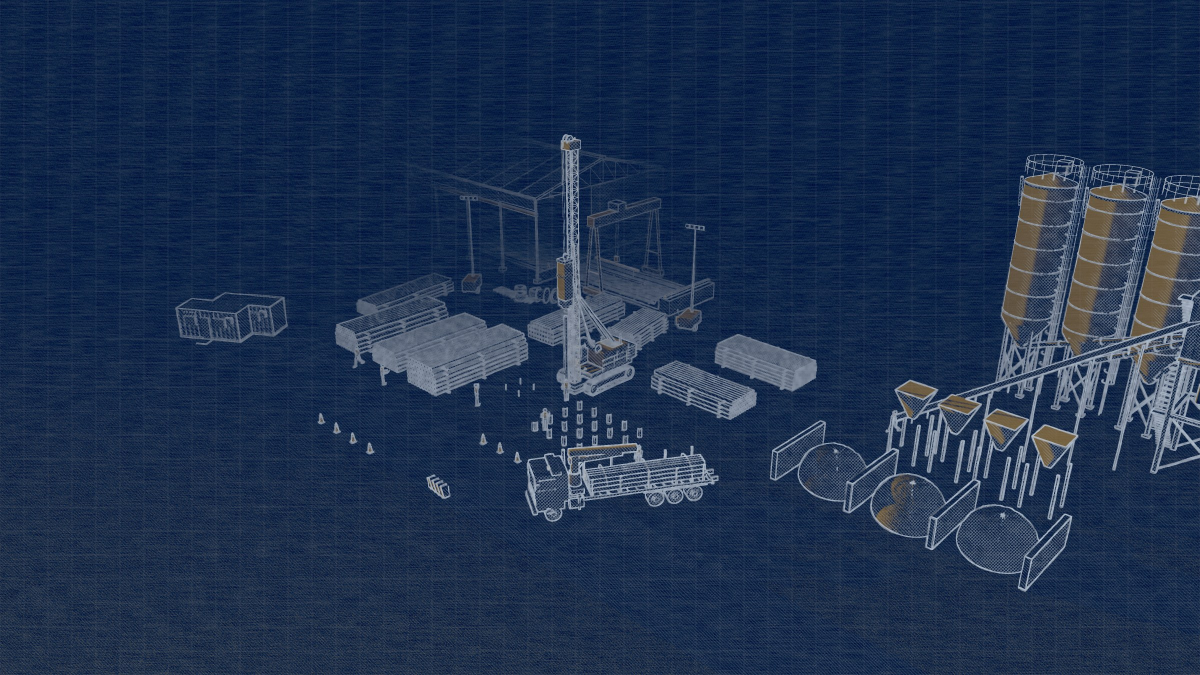
#> input picture assets/img/3d/aerea-blueprint.jpg, 2400 x 1350 px (shown at 1/2 size); its folder holds 4 pictures in this run
$ python webp.py
#> lines starting #> are read from the running program, lines starting #| are printed output that depends on the picture
#!/usr/bin/env python3
"""Converte os renders de assets/img/3d/*.jpg em WebP (1600 px e 900 px) e gera og.jpg.
Os JPGs de origem são apagados depois (regere com tools/render.js se precisar)."""
from pathlib import Path
from PIL import Image

DIR = Path(__file__).resolve().parent.parent / "assets" / "img" / "3d"
for jpg in sorted(DIR.glob("*.jpg")):
    if jpg.name == "og.jpg":
        continue
    im = Image.open(jpg).convert("RGB")
#> im is the input picture: PIL image 2400x1350 RGB; mean R, G, B 30.2, 49, 78.6
    for w, name, q in ((1600, f"{jpg.stem}.webp", 74), (900, f"{jpg.stem}-900.webp", 72)):
        out = im.copy(); out.thumbnail((w, w), Image.LANCZOS)
        out.save(DIR / name, "WEBP", quality=q, method=6)
#> this loop made 2 passes
#> pass 2, `out.save(DIR / name, "WEBP", quality=q, method=6)`:
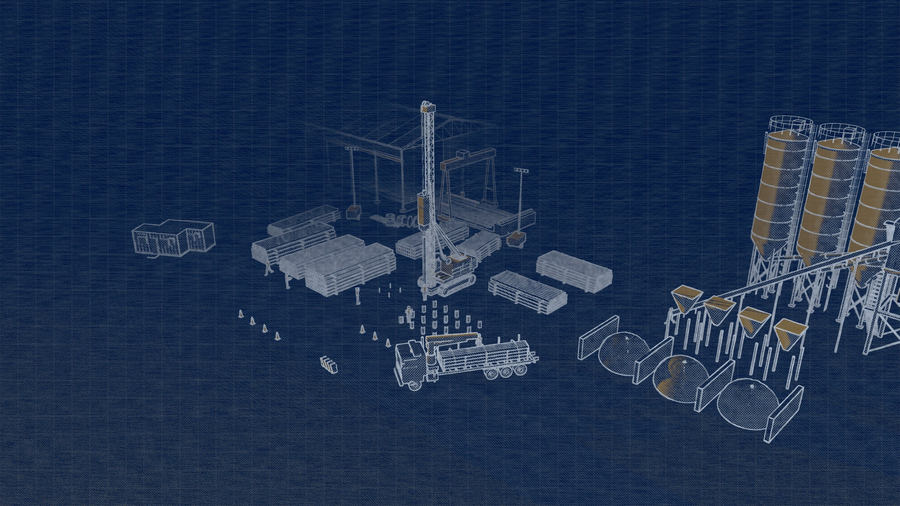
#> saved as aerea-blueprint-900.webp: PIL image 900x506 RGB; mean R, G, B 30.2, 49, 78.6
    if jpg.stem == "hero-blueprint":  # imagem de compartilhamento (redes sociais)
        og = im.copy(); og.thumbnail((1200, 1200), Image.LANCZOS)
        top = (og.height - 630) // 2
        og.crop((0, top, 1200, top + 630)).save(DIR / "og.jpg", "JPEG", quality=80, optimize=True)
    jpg.unlink()
    print("ok", jpg.stem)

$ run again, on assets/img/3d/aerea.jpg
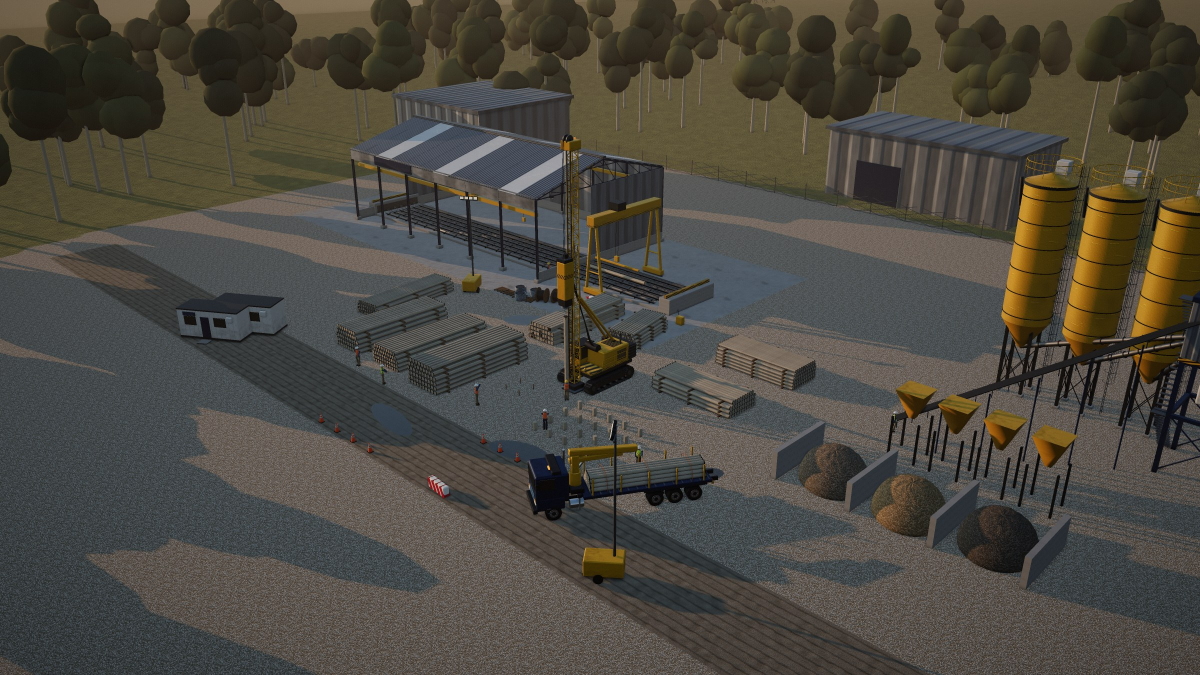
#> input picture assets/img/3d/aerea.jpg, 2400 x 1350 px (shown at 1/2 size)
#> im is the input picture: PIL image 2400x1350 RGB; mean R, G, B 76, 72.3, 63.9
#> the loop `for w, name, q in ((1600, f"{jpg.stem}.webp", 74), (900, f"{jpg.stem}-..` made 2 passes
#> pass 2, `out.save(DIR / name, "WEBP", quality=q, method=6)`:
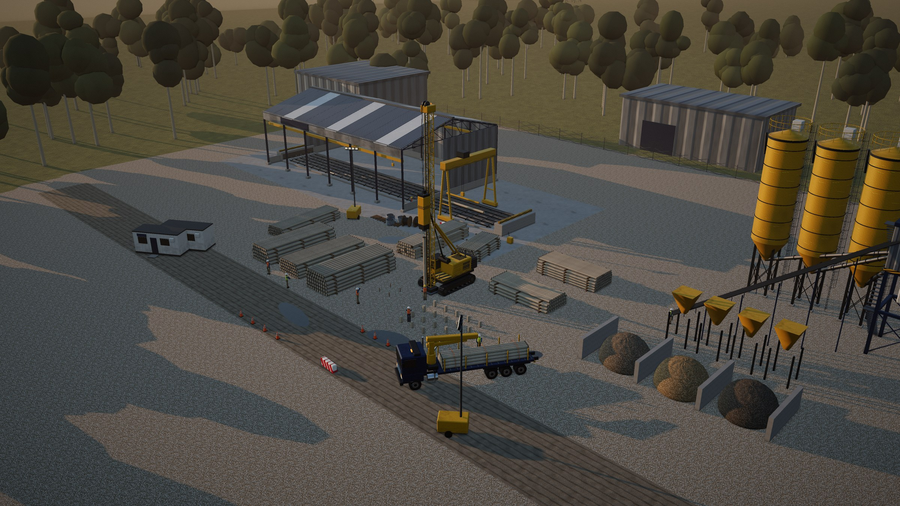
#> saved as aerea-900.webp: PIL image 900x506 RGB; mean R, G, B 76, 72.3, 63.9
